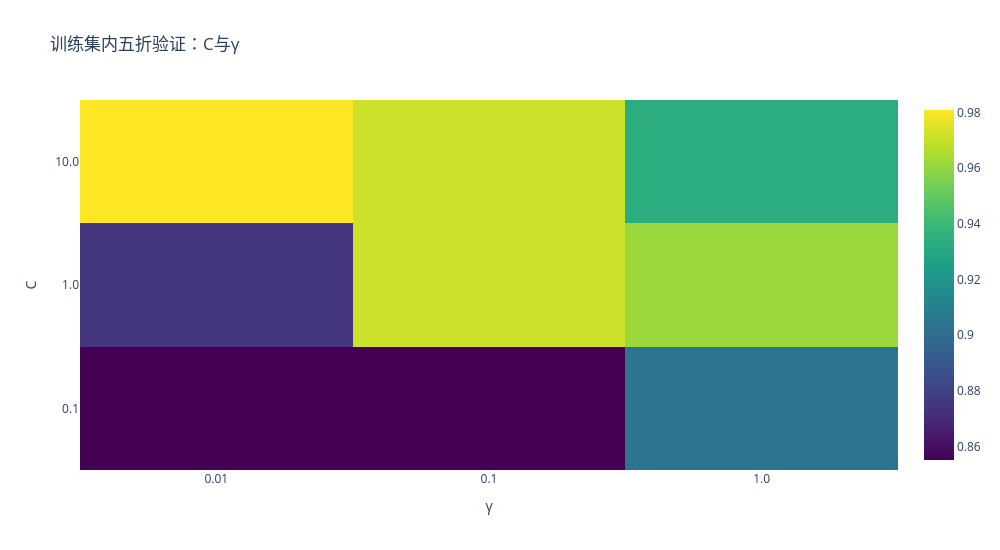

This figure's notebook cell:
### Code cell
heat = cv_table.pivot(index='param_svm__C', columns='param_svm__gamma', values='mean_test_score')
fig_cv = go.Figure(go.Heatmap(z=heat.to_numpy(), x=heat.columns.astype(str),
                            y=heat.index.astype(str), colorscale='Viridis',
                            hovertemplate='C=%{y}, γ=%{x}<br>CV macro-F1=%{z:.3f}<extra></extra>'))
fig_cv.update_layout(title='训练集内五折验证：C与γ', xaxis_title='γ', yaxis_title='C',
                     height=550, width=1000)
fig_cv.show(renderer='plotly_mimetype')

### Figure 1 — Plotly figure (JSON) as saved in the notebook; plotly's stock layout.template omitted (floating-point values rounded to 4 significant figures)
{"data": [{"colorscale": [[0.0, "#440154"], [0.1111, "#482878"], [0.2222, "#3e4989"], [0.3333, "#31688e"], [0.4444, "#26828e"], [0.5556, "#1f9e89"], [0.6667, "#35b779"], [0.7778, "#6ece58"], [0.8889, "#b5de2b"], [1.0, "#fde725"]], "hovertemplate": "C=%{y}, γ=%{x}<br>CV macro-F1=%{z:.3f}<extra></extra>", "type": "heatmap", "x": ["0.01", "0.1", "1.0"], "y": ["0.1", "1.0", "10.0"], "z": [[0.8551, 0.8552, 0.9043], [0.8746, 0.9713, 0.9618], [0.9809, 0.9714, 0.9332]]}], "layout": {"height": 550, "title": {"text": "训练集内五折验证：C与γ"}, "width": 1000, "xaxis": {"title": {"text": "γ"}}, "yaxis": {"title": {"text": "C"}}}}
